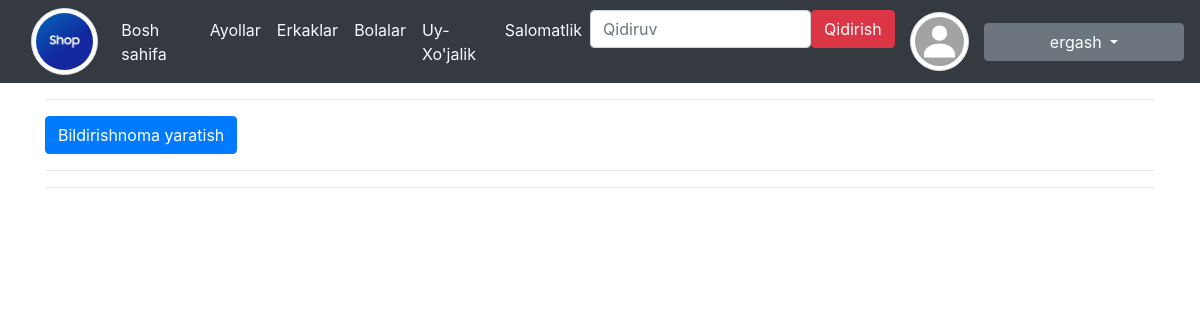
/user/notifications/ (signed in), run on an earlier commit of the app's database.
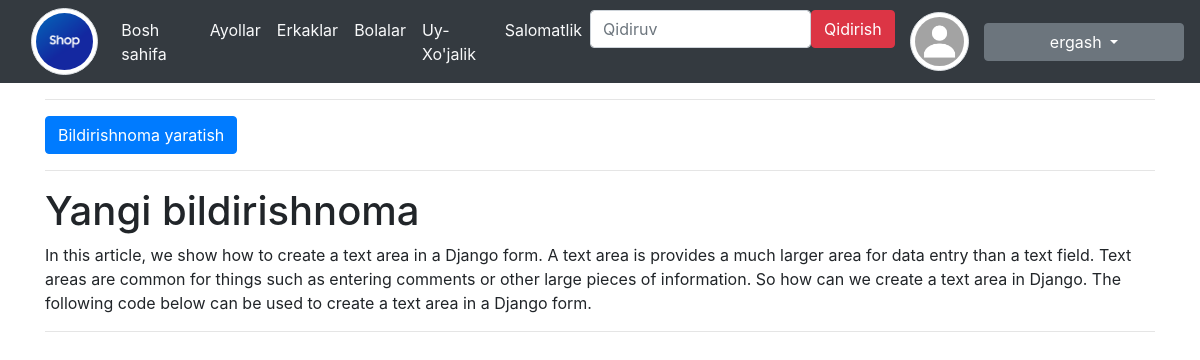
And on a later commit of the database.
### notifications/models.py (models this page shows)
class Notifications(models.Model):
    title = models.CharField(max_length=300)
    body = models.CharField(max_length=2000)

### notifications/views.py (the view)
# urls.py: path('notifications/', NotificationList, name='notifications'),
def NotificationList(request):
    notifications = Notifications.objects.all()
    user = CustomUser.objects.get(username=request.user.username)
    context = {
        "notifications": notifications,
        "user": user
    }
    return render(request, template_name="user/notifications.html", context=context)

### templates/user/notifications.html
{% extends 'base.html' %}
{% load django_bootstrap5 %}
{% block content %}
    {% if user.is_staff %}
        <hr class="hr" />
        <div class="text-left">
            <a class="btn btn-primary" href="{% url 'create_notification' %}" role="button">Bildirishnoma yaratish</a>
        </div>
    {% endif %}
    <hr class="hr" />
    {% if notifications %}
        {% for notification in notifications %}
            <h1>{{ notification.title }}</h1>
            <p>{{ notification.body }}</p>
        {% endfor %}
    {% endif %}
    {% if user.is_staff %}
        <hr class="hr" />
    {% endif %}
{% endblock content %}

What changed in the data, as far as the page shows it:
added Notifications: title "Yangi bildirishnoma", body "In this article, we show how to create a text area in a Django form. A text area is provides a much larger area for data entry than a text field. Text areas are common for things such as entering comments or other large pieces of information. So how can we create a text area in Django. The following code below can be used to create a text area in a Django form."
